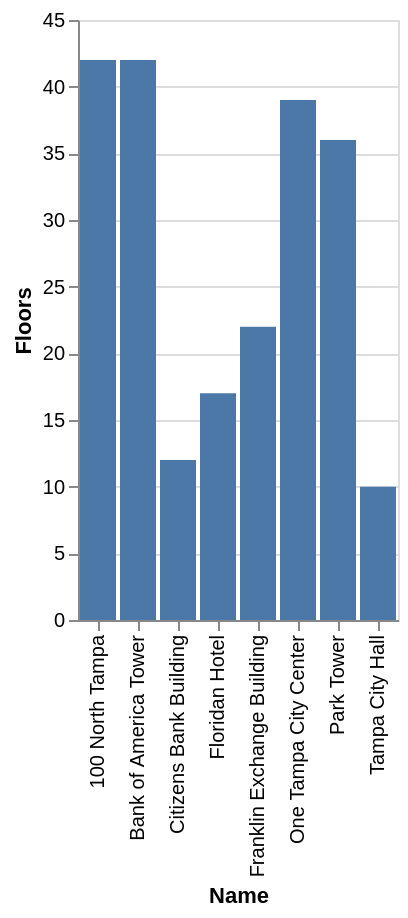

The specification (Vega-Lite) saved for this image:
### Vega-Lite specification from a JSON file in a GitHub repository (floating-point values rounded to 4 significant figures)
{"data": {"values": [{"x_data": "Tampa City Hall", "y_data": 10}, {"x_data": "Citizens Bank Building", "y_data": 12}, {"x_data": "Floridan Hotel", "y_data": 17}, {"x_data": "Franklin Exchange Building", "y_data": 22}, {"x_data": "Park Tower", "y_data": 36}, {"x_data": "One Tampa City Center", "y_data": 39}, {"x_data": "Bank of America Tower", "y_data": 42}, {"x_data": "100 North Tampa", "y_data": 42}]}, "mark": "bar", "encoding": {"x": {"field": "x_data", "type": "nominal", "title": "Name", "sort": "ascending"}, "y": {"field": "y_data", "type": "quantitative", "title": "Floors"}}}
